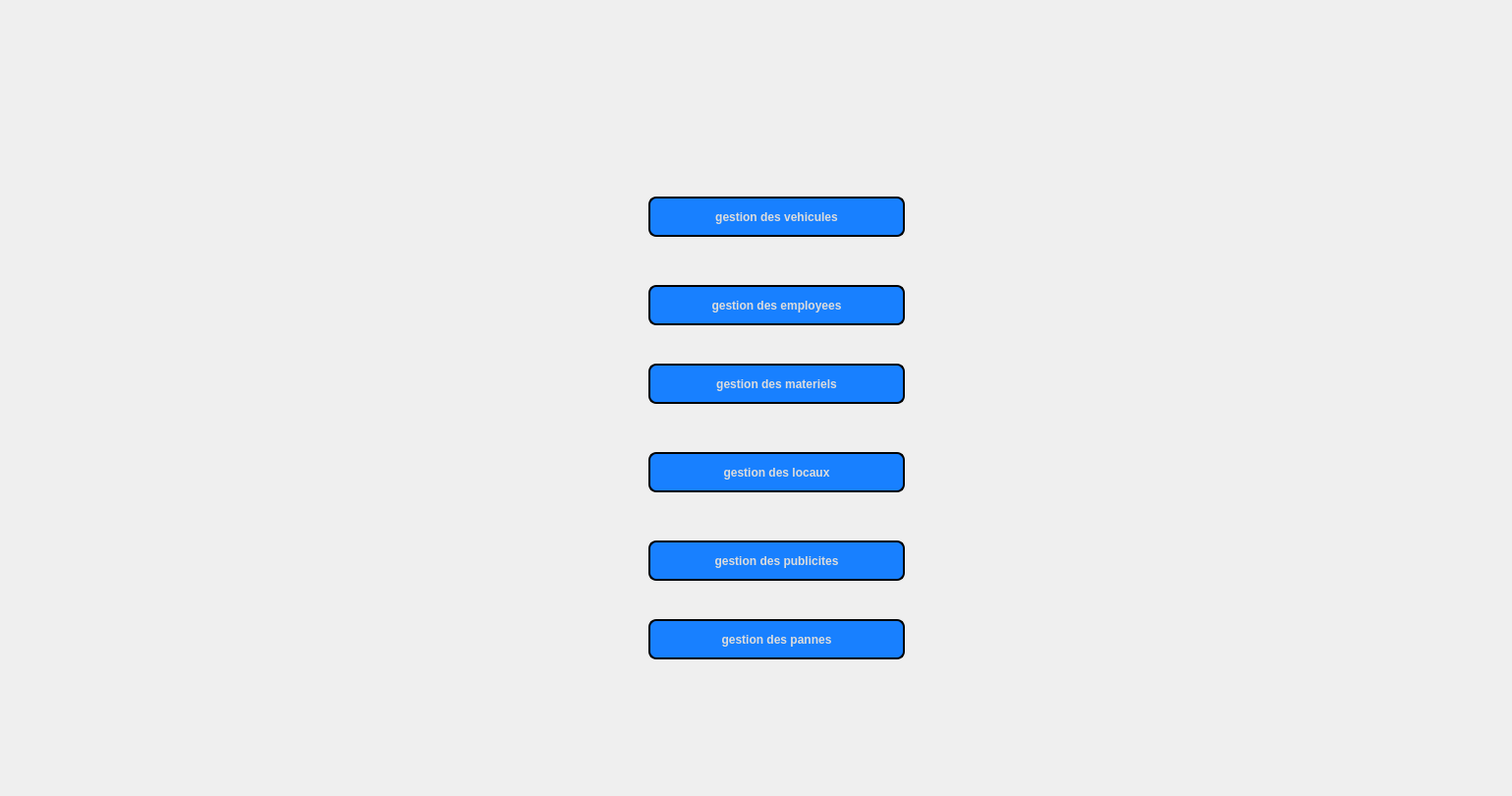
<?xml version="1.0" encoding="UTF-8"?>
<ui version="4.0">
 <class>les_services</class>
 <widget class="QDialog" name="les_services">
  <property name="geometry">
   <rect>
    <x>0</x>
    <y>0</y>
    <width>1539</width>
    <height>810</height>
   </rect>
  </property>
  <property name="windowTitle">
   <string>Dialog</string>
  </property>
  <widget class="QLabel" name="label">
   <property name="geometry">
    <rect>
     <x>-11</x>
     <y>16</y>
     <width>1561</width>
     <height>801</height>
    </rect>
   </property>
   <property name="text">
    <string/>
   </property>
   <property name="pixmap">
    <pixmap>../../../Downloads/backgroun1 (1).jpg</pixmap>
   </property>
  </widget>
  <widget class="QPushButton" name="trier_2">
   <property name="geometry">
    <rect>
     <x>660</x>
     <y>290</y>
     <width>261</width>
     <height>41</height>
    </rect>
   </property>
   <property name="sizePolicy">
    <sizepolicy hsizetype="Minimum" vsizetype="Fixed">
     <horstretch>0</horstretch>
     <verstretch>0</verstretch>
    </sizepolicy>
   </property>
   <property name="font">
    <font>
     <family>Arial</family>
     <pointsize>-1</pointsize>
     <weight>75</weight>
     <bold>true</bold>
    </font>
   </property>
   <property name="styleSheet">
    <string notr="true">QPushButton {
color: #dcdcdc;
background:#1880ff;
border: none;
font-size:12px;
font-family:Arial, Helvetica, sans-serif;
border: 2px solid ;
border-radius: 8px;
}
QPushButton:hover {
color:#fff;
	background-color: #6c6c6c;
border: none;
}</string>
   </property>
   <property name="text">
    <string>gestion des employees</string>
   </property>
  </widget>
  <widget class="QPushButton" name="trier_3">
   <property name="geometry">
    <rect>
     <x>660</x>
     <y>370</y>
     <width>261</width>
     <height>41</height>
    </rect>
   </property>
   <property name="sizePolicy">
    <sizepolicy hsizetype="Minimum" vsizetype="Fixed">
     <horstretch>0</horstretch>
     <verstretch>0</verstretch>
    </sizepolicy>
   </property>
   <property name="font">
    <font>
     <family>Arial</family>
     <pointsize>-1</pointsize>
     <weight>75</weight>
     <bold>true</bold>
    </font>
   </property>
   <property name="styleSheet">
    <string notr="true">QPushButton {
color: #dcdcdc;
background:#1880ff;
border: none;
font-size:12px;
font-family:Arial, Helvetica, sans-serif;
border: 2px solid ;
border-radius: 8px;
}
QPushButton:hover {
color:#fff;
	background-color: #6c6c6c;
border: none;
}</string>
   </property>
   <property name="text">
    <string>gestion des materiels</string>
   </property>
  </widget>
  <widget class="QPushButton" name="trier_5">
   <property name="geometry">
    <rect>
     <x>660</x>
     <y>550</y>
     <width>261</width>
     <height>41</height>
    </rect>
   </property>
   <property name="sizePolicy">
    <sizepolicy hsizetype="Minimum" vsizetype="Fixed">
     <horstretch>0</horstretch>
     <verstretch>0</verstretch>
    </sizepolicy>
   </property>
   <property name="font">
    <font>
     <family>Arial</family>
     <pointsize>-1</pointsize>
     <weight>75</weight>
     <bold>true</bold>
    </font>
   </property>
   <property name="styleSheet">
    <string notr="true">QPushButton {
color: #dcdcdc;
background:#1880ff;
border: none;
font-size:12px;
font-family:Arial, Helvetica, sans-serif;
border: 2px solid ;
border-radius: 8px;
}
QPushButton:hover {
color:#fff;
	background-color: #6c6c6c;
border: none;
}</string>
   </property>
   <property name="text">
    <string>gestion des publicites</string>
   </property>
  </widget>
  <widget class="QPushButton" name="trier_6">
   <property name="geometry">
    <rect>
     <x>660</x>
     <y>630</y>
     <width>261</width>
     <height>41</height>
    </rect>
   </property>
   <property name="sizePolicy">
    <sizepolicy hsizetype="Minimum" vsizetype="Fixed">
     <horstretch>0</horstretch>
     <verstretch>0</verstretch>
    </sizepolicy>
   </property>
   <property name="font">
    <font>
     <family>Arial</family>
     <pointsize>-1</pointsize>
     <weight>75</weight>
     <bold>true</bold>
    </font>
   </property>
   <property name="styleSheet">
    <string notr="true">QPushButton {
color: #dcdcdc;
background:#1880ff;
border: none;
font-size:12px;
font-family:Arial, Helvetica, sans-serif;
border: 2px solid ;
border-radius: 8px;
}
QPushButton:hover {
color:#fff;
	background-color: #6c6c6c;
border: none;
}</string>
   </property>
   <property name="text">
    <string>gestion des pannes</string>
   </property>
  </widget>
  <widget class="QPushButton" name="trier_4">
   <property name="geometry">
    <rect>
     <x>660</x>
     <y>460</y>
     <width>261</width>
     <height>41</height>
    </rect>
   </property>
   <property name="sizePolicy">
    <sizepolicy hsizetype="Minimum" vsizetype="Fixed">
     <horstretch>0</horstretch>
     <verstretch>0</verstretch>
    </sizepolicy>
   </property>
   <property name="font">
    <font>
     <family>Arial</family>
     <pointsize>-1</pointsize>
     <weight>75</weight>
     <bold>true</bold>
    </font>
   </property>
   <property name="styleSheet">
    <string notr="true">QPushButton {
color: #dcdcdc;
background:#1880ff;
border: none;
font-size:12px;
font-family:Arial, Helvetica, sans-serif;
border: 2px solid ;
border-radius: 8px;
}
QPushButton:hover {
color:#fff;
	background-color: #6c6c6c;
border: none;
}</string>
   </property>
   <property name="text">
    <string>gestion des locaux</string>
   </property>
  </widget>
  <widget class="QPushButton" name="trier">
   <property name="geometry">
    <rect>
     <x>660</x>
     <y>200</y>
     <width>261</width>
     <height>41</height>
    </rect>
   </property>
   <property name="sizePolicy">
    <sizepolicy hsizetype="Minimum" vsizetype="Fixed">
     <horstretch>0</horstretch>
     <verstretch>0</verstretch>
    </sizepolicy>
   </property>
   <property name="font">
    <font>
     <family>Arial</family>
     <pointsize>-1</pointsize>
     <weight>75</weight>
     <bold>true</bold>
    </font>
   </property>
   <property name="styleSheet">
    <string notr="true">QPushButton {
color: #dcdcdc;
background:#1880ff;
border: none;
font-size:12px;
font-family:Arial, Helvetica, sans-serif;
border: 2px solid ;
border-radius: 8px;
}
QPushButton:hover {
color:#fff;
	background-color:#6c6c6c;
border: none;
}</string>
   </property>
   <property name="text">
    <string>gestion des vehicules</string>
   </property>
  </widget>
 </widget>
 <resources/>
 <connections/>
</ui>
